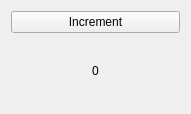
<?xml version="1.0" encoding="UTF-8"?>
<ui version="4.0">
 <class>InvokeGUIWidget</class>
 <widget class="QWidget" name="InvokeGUIWidget">
  <property name="geometry">
   <rect>
    <x>0</x>
    <y>0</y>
    <width>191</width>
    <height>114</height>
   </rect>
  </property>
  <property name="windowTitle">
   <string>InvokeGUIWidget</string>
  </property>
  <layout class="QVBoxLayout" name="verticalLayout">
   <item>
    <widget class="QPushButton" name="pbIncrement">
     <property name="text">
      <string>Increment</string>
     </property>
    </widget>
   </item>
   <item>
    <widget class="QLabel" name="lbCount">
     <property name="text">
      <string>0</string>
     </property>
     <property name="alignment">
      <set>Qt::AlignCenter</set>
     </property>
    </widget>
   </item>
  </layout>
 </widget>
 <resources/>
 <connections/>
</ui>
